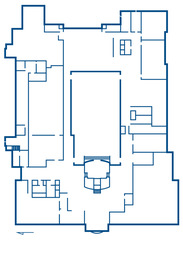
#> input picture lib3.png, 183 x 256 px, shrunk from 1400 x 1961 before the run
$ jupyter execute city_view_floor.ipynb
#> lines starting #> are read from the running program, lines starting #| are printed output that depends on the picture; after the words box and inside, x2 and y2 are one past the last pixel; in counts of white or black regions, pixels touching at a corner belong together
[cell 1]
import cv2
import numpy as np

# Load the image in grayscale
image = cv2.imread('lib3.png', cv2.IMREAD_GRAYSCALE)
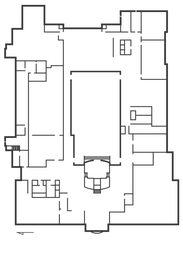
#> image: shape (256, 183); min 41, max 255, mean 239.8

threshold = 240  # Adjust this value as needed

# Create a 2D matrix of the same size as the image
height, width = image.shape
#> height = 256; width = 183
result_matrix = np.zeros((height, width), dtype=np.int32)

# Fill the cells based on the threshold
for i in range(height):
    for j in range(width):
        if image[i, j] < threshold:
            result_matrix[i, j] = 0
        else:
            result_matrix[i, j] = -1
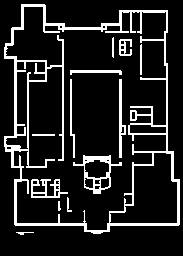
#> result_matrix: shape (256, 183) int32; values -1 (black) and 0 (white), 13.1% white in thin lines or dots, all inside (x1, y1, x2, y2) = (4, 4, 180, 235)

#draw_matrix(result_matrix)
print("done loading image")

[cell 2]
import queue

def mark_pixel(x, y, value, pixel_queue):
    if x < 0 or y < 0 or x >= height or y >= width:
        return

    if result_matrix[x, y] != -1:
        return

    result_matrix[x, y] = value
    pixel_queue.put([x,y])

# Create a FIFO queue
pixel_queue = queue.Queue()

# enqueue all walls (v==0)

for i in range(height):
    for j in range(width):
        if result_matrix[i, j] == 0:
            pixel_queue.put([i, j])


# process each pixel
while not pixel_queue.empty():
    # print(pixel_queue.qsize(), " || ", i, "-", j)
    [i, j] = pixel_queue.get()
    current_value = result_matrix[i, j] + 1
    mark_pixel(i-1, j, current_value, pixel_queue)
    mark_pixel(i+1, j, current_value, pixel_queue)
    mark_pixel(i, j-1, current_value, pixel_queue)
    mark_pixel(i, j+1, current_value, pixel_queue)


print("done lableing distance to wall")

[cell 3]
def create_2_matrix(result_matrix):
    new_matrix = np.empty_like(result_matrix, dtype=np.str_)
    door_matrix = result_matrix.copy()
    height, width = image.shape
#> height = 256; width = 183
    for i in range(height):
        for j in range(width):
            current_value = result_matrix[i, j]

            # Get the values of adjacent cells
            up_value = result_matrix[i - 1, j] if i > 0 else None
            down_value = result_matrix[i + 1, j] if i < height - 1 else None
            left_value = result_matrix[i, j - 1] if j > 0 else None
            right_value = result_matrix[i, j + 1] if j < width - 1 else None

            if current_value == 0:
                new_matrix[i, j] = '0'
            elif (up_value is None or current_value >= up_value) and \
                 (down_value is None or current_value >= down_value) and \
                 (left_value is None or current_value >= left_value) and \
                 (right_value is None or current_value >= right_value):
                new_matrix[i, j] = '*'
            else:
                new_matrix[i, j] = '.'
    get_map_doors(height, width, new_matrix, door_matrix)
    return new_matrix, door_matrix

def change_door_x(path_clear, path, new_matrix, door_matrix):
    if path_clear:
        for x, y in path:
            new_matrix[x, y] = 'X'
            door_matrix[x, y] = 0


def get_map_doors(height, width, new_matrix, door_matrix):
#> called with height = 256, width = 183, new_matrix = array of shape (256, 183)
    for i in range(height):
        for j in range(width):
            if new_matrix[i, j] == '0':
                path = []

                # Check up
                x = i - 1
                while x >= 0 and new_matrix[x, j] != '0':
                    if new_matrix[x, j] == '.':
                        path.append((x, j))
                    else:
                        path = []
                        path_clear = False
                        break
                    x -= 1
                    if x < 0:
                        path = []
                        path_clear = False
                        break
                    if len(path) > 0:
                        path_clear = True

                change_door_x(path_clear, path, new_matrix, door_matrix)

                # Check down
                x = i + 1
                while x < height and new_matrix[x, j] != '0':
                    if new_matrix[x, j] == '.':
                        path.append((x, j))
                    else:
                        path = []
                        path_clear = False
                        break
                    x += 1
                    if x >= height:
                        path = []
                        path_clear = False
                        break
                    if len(path) > 0:
                        path_clear = True

                change_door_x(path_clear, path, new_matrix, door_matrix)

                # Check left
                y = j - 1
                while y >= 0 and new_matrix[i, y] != '0':
                    if new_matrix[i, y] == '.':
                        path.append((i, y))
                    else:
                        path = []
                        path_clear = False
                        break
                    y -= 1
                    if y < 0:
                        path = []
                        path_clear = False
                        break
                    if len(path) > 0:
                        path_clear = True

                change_door_x(path_clear, path, new_matrix, door_matrix)

                # Check right
                y = j + 1
                while y < width and new_matrix[i, y] != '0':
                    if new_matrix[i, y] == '.':
                        path.append((i, y))
                    else:
                        path = []
                        path_clear = False
                        break
                    y += 1
                    if y >= width:
                        path = []
                        path_clear = False
                        break
                    if len(path) > 0:
                        path_clear = True

                change_door_x(path_clear, path, new_matrix, door_matrix)

door_matrix, new_matrix = create_2_matrix(result_matrix)
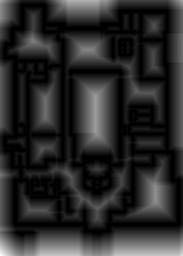
#> result_matrix: shape (256, 183) int32; min 0, max 39, mean 6.6; drawn with min black and max white
print("done door identification and room seperation")

[cell 4]
#print_matrix(result_matrix)
#print("================")
#print_matrix(new_matrix)

[cell 5]
def draw_matrix(image):
    new_img = np.array(image.copy())
    # Convert -1 values to 255 (white) for visualization
    new_img[new_img == -1] = 127

    new_img = new_img.astype(np.uint8)

    print(new_img.shape)
    # Combine the mask with the original image to draw the cells
    cv2.imshow("Grayscale Image", new_img)
    cv2.waitKey(0)  # This line allows you to close the image window by pressing any key
    cv2.destroyAllWindows()

def print_matrix(matrix):
    height, width = image.shape
    for i in range(height):
        for j in range(width):
            print(matrix[i, j], end=' ')
        print()  # Move to the next row

[cell 6]
import random
import time


pivot_count = 0
def random_color():
    red = np.int32(random.randint(150, 255))
    green = np.int32(random.randint(150, 255))
    blue = np.int32(random.randint(150, 255))
    return (red, green, blue)

def is_vaild_index(index, verify_painted_matrix):
    [x, y] = index
    num_rows = len(verify_painted_matrix)
    num_cols = len(verify_painted_matrix[0])

    if not (0 <= x < num_rows and 0 <= y < num_cols):
        return False

    if verify_painted_matrix[x][y] == True:
        return False

    # in range, not painted
    return True

def is_not_all_painted(verify_painted_matrix):
    for row in verify_painted_matrix:
        for value in row:
            if value == False:
                return True

    return False

def find_max(distance_matrix, verify_painted_matrix):
    max_val = 0
    cor = [-1, -1]

    for i in range(len(distance_matrix)):
        for j in range(len(distance_matrix[0])):
            if verify_painted_matrix[i][j] == False:
                # not paint
                if distance_matrix[i][j] > max_val:
                    max_val = distance_matrix[i][j]
                    cor = [i, j]

    return cor

def paint_room(cordinate, distance_matrix, verify_painted_matrix, colored_image, count):
    print("paint room of: ",cordinate)
    [x, y] = cordinate

    color = random_color()

    room_pixel_queue = queue.Queue()
    room_pixel_queue.put(cordinate)

    r_val = 50 + count * 20
    if r_val > 255:
        r_val = 255
    colored_image[x][y] = (np.int32(0), np.int32(0), np.int32(r_val))
    verify_painted_matrix[x][y] = True
    count = 0
    while not room_pixel_queue.empty():
        cor = room_pixel_queue.get()
        # print(cor)
        x = cor[0]
        y = cor[1]
        curent_value = distance_matrix[x][y]
        count = count + 1

        x_n = x -1
        y_n = y
        if is_vaild_index([x_n, y_n], verify_painted_matrix) and distance_matrix[x_n][y_n] != 0:
            # able to paint
            colored_image[x_n][y_n] = color
            verify_painted_matrix[x_n][y_n] = True
            room_pixel_queue.put([x_n, y_n])

        x_n = x + 1
        y_n = y
        if is_vaild_index([x_n, y_n], verify_painted_matrix) and distance_matrix[x_n][y_n] != 0:
            # able to paint
            colored_image[x_n][y_n] = color
            verify_painted_matrix[x_n][y_n] = True
            room_pixel_queue.put([x_n, y_n])

        x_n = x
        y_n = y - 1
        if is_vaild_index([x_n, y_n], verify_painted_matrix) and distance_matrix[x_n][y_n] != 0:
            # able to paint
            colored_image[x_n][y_n] = color
            verify_painted_matrix[x_n][y_n] = True
            room_pixel_queue.put([x_n, y_n])

        x_n = x
        y_n = y + 1
        if is_vaild_index([x_n, y_n], verify_painted_matrix) and distance_matrix[x_n][y_n] != 0:
            # able to paint
            colored_image[x_n][y_n] = color
            verify_painted_matrix[x_n][y_n] = True
            room_pixel_queue.put([x_n, y_n])

    print(count)


def create_colored_room(distance_matrix, colored_image):
    height = len(distance_matrix)
#> height = 256
    width = len(distance_matrix[0])

    verify_painted_matrix = [[False for _ in range(width)] for _ in range(height)]

    count = 0
    while is_not_all_painted(verify_painted_matrix):
        # find max
        cordinate = find_max(distance_matrix, verify_painted_matrix)
        if cordinate == [-1, -1]:
            break

        paint_room(cordinate, distance_matrix, verify_painted_matrix, colored_image, count)
        count = count + 1


    print("all room done")
    return colored_image

    # locate the higest value

[cell 7]
pivot_count = 0
colored_image = np.zeros((height, width, 3), dtype=np.uint8)
create_colored_room(new_matrix, colored_image)

print("das")
print(colored_image.shape)
#| (256, 183, 3)
print(colored_image[0][0])
#| [199 247 203]

[cell 8]
def mark_path(result_matrix, colored_image):
    height = len(result_matrix)
    width = len(result_matrix[0])

    for i in range(height):
        for j in range(width):
            current_value = result_matrix[i, j]

            # Get the values of adjacent cells
            up_value = result_matrix[i - 1, j] if i > 0 else None
            down_value = result_matrix[i + 1, j] if i < height - 1 else None
            left_value = result_matrix[i, j - 1] if j > 0 else None
            right_value = result_matrix[i, j + 1] if j < width - 1 else None

            if (up_value is None or current_value >= up_value) and \
               (down_value is None or current_value >= down_value) and \
               (left_value is None or current_value >= left_value) and \
               (right_value is None or current_value >= right_value):
                colored_image[i][j] = (np.int32(0), np.int32(0), np.int32(0))

[cell 9]
#mark_path(result_matrix, colored_image)
cv2.imwrite("lib_34.png", colored_image)
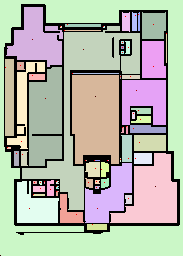
#> saved as lib_34.png: shape (256, 183, 3); mean B, G, R 168.9, 180.8, 178.7
#> Out = True

[cell 10]
#print_matrix(new_matrix)

[cell 11]
# get path way
def local_highest(door_matrix, new_matrix):
    entry_matrix = new_matrix.copy()
    height, width = door_matrix.shape
    for i in range(height):
        for j in range(width):
            if door_matrix[i, j] == '*':
                entry_matrix[i, j] = 1
            else:
                entry_matrix[i, j] = 0
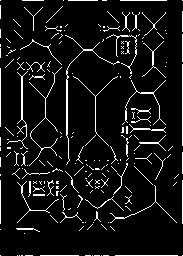
#> entry_matrix: shape (256, 183) int32; values 0 (black) and 1 (white), 7.4% white in thin lines or dots

    return entry_matrix

[cell 12]
path_matrix = local_highest(door_matrix, new_matrix)

def mark_path(path_matrix, colored_image):
    path_image = colored_image.copy()
    height, width = path_matrix.shape
    for i in range(height):
        for j in range(width):
            if path_matrix[i][j] == 1:
                path_image[i][j] = (np.int32(240), np.int32(0), np.int32(0))
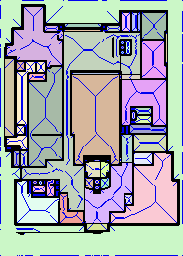
#> path_image: shape (256, 183, 3); mean of channels 0, 1, 2 172.1, 165.6, 163.1; drawn as B, G, R

    return path_image


path_image = mark_path(path_matrix, colored_image)

cv2.imwrite("lib_path_1.png", path_image)
#> Out = True
